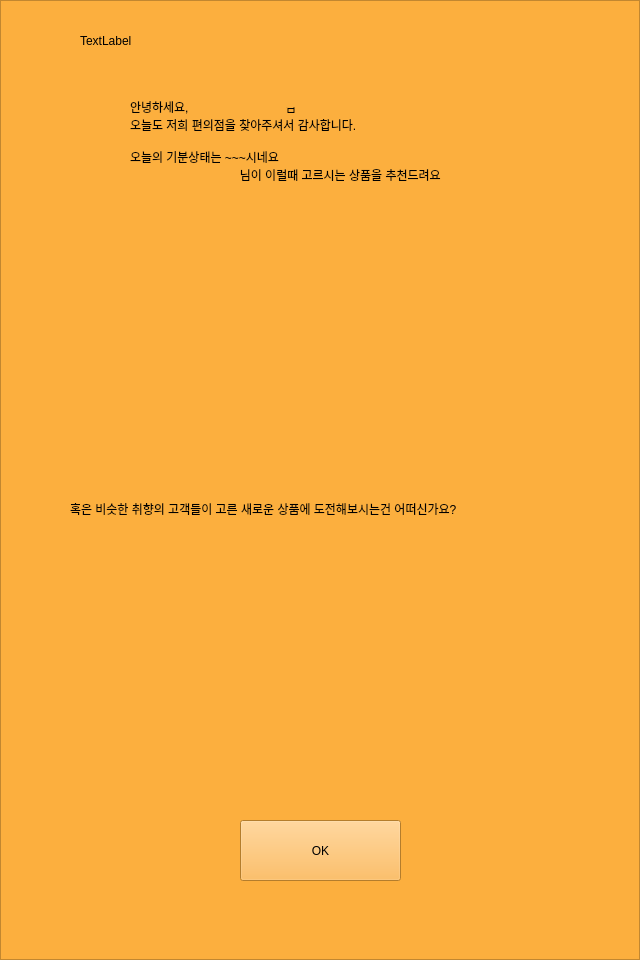
<?xml version="1.0" encoding="UTF-8"?>
<ui version="4.0">
 <class>RecommendationWindow</class>
 <widget class="QWidget" name="RecommendationWindow">
  <property name="geometry">
   <rect>
    <x>0</x>
    <y>0</y>
    <width>640</width>
    <height>960</height>
   </rect>
  </property>
  <property name="windowTitle">
   <string>Form</string>
  </property>
  <widget class="QFrame" name="frame">
   <property name="geometry">
    <rect>
     <x>0</x>
     <y>0</y>
     <width>640</width>
     <height>960</height>
    </rect>
   </property>
   <property name="styleSheet">
    <string notr="true">background-color: rgb(252, 175, 62);</string>
   </property>
   <property name="frameShape">
    <enum>QFrame::StyledPanel</enum>
   </property>
   <property name="frameShadow">
    <enum>QFrame::Raised</enum>
   </property>
   <widget class="ProductCard" name="card1" native="true">
    <property name="geometry">
     <rect>
      <x>90</x>
      <y>230</y>
      <width>200</width>
      <height>220</height>
     </rect>
    </property>
   </widget>
   <widget class="ProductCard" name="card2" native="true">
    <property name="geometry">
     <rect>
      <x>350</x>
      <y>230</y>
      <width>200</width>
      <height>220</height>
     </rect>
    </property>
   </widget>
   <widget class="ProductCard" name="card3" native="true">
    <property name="geometry">
     <rect>
      <x>90</x>
      <y>540</y>
      <width>200</width>
      <height>220</height>
     </rect>
    </property>
   </widget>
   <widget class="ProductCard" name="card4" native="true">
    <property name="geometry">
     <rect>
      <x>350</x>
      <y>540</y>
      <width>200</width>
      <height>220</height>
     </rect>
    </property>
   </widget>
   <widget class="QLabel" name="text_2">
    <property name="geometry">
     <rect>
      <x>70</x>
      <y>500</y>
      <width>491</width>
      <height>17</height>
     </rect>
    </property>
    <property name="text">
     <string>혹은 비슷한 취향의 고객들이 고른 새로운 상품에 도전해보시는건 어떠신가요?</string>
    </property>
   </widget>
   <widget class="QLabel" name="text_1">
    <property name="geometry">
     <rect>
      <x>130</x>
      <y>50</y>
      <width>341</width>
      <height>181</height>
     </rect>
    </property>
    <property name="text">
     <string>안녕하세요,                             님
오늘도 저희 편의점을 찾아주셔서 감사합니다.

오늘의 기분상태는 ~~~시네요 
                                 님이 이럴때 고르시는 상품을 추천드려요</string>
    </property>
   </widget>
   <widget class="QLabel" name="debugbox">
    <property name="geometry">
     <rect>
      <x>80</x>
      <y>30</y>
      <width>461</width>
      <height>21</height>
     </rect>
    </property>
    <property name="text">
     <string>TextLabel</string>
    </property>
   </widget>
   <widget class="QPushButton" name="okButton">
    <property name="geometry">
     <rect>
      <x>240</x>
      <y>820</y>
      <width>161</width>
      <height>61</height>
     </rect>
    </property>
    <property name="text">
     <string>OK</string>
    </property>
   </widget>
   <widget class="QLabel" name="cutomerIdBox_2">
    <property name="geometry">
     <rect>
      <x>140</x>
      <y>170</y>
      <width>91</width>
      <height>17</height>
     </rect>
    </property>
    <property name="text">
     <string/>
    </property>
   </widget>
   <widget class="QLabel" name="cutomerIdBox">
    <property name="geometry">
     <rect>
      <x>210</x>
      <y>90</y>
      <width>91</width>
      <height>17</height>
     </rect>
    </property>
    <property name="text">
     <string/>
    </property>
   </widget>
  </widget>
 </widget>
 <customwidgets>
  <customwidget>
   <class>ProductCard</class>
   <extends>QWidget</extends>
   <header>productcard.h</header>
   <container>1</container>
  </customwidget>
 </customwidgets>
 <resources/>
 <connections/>
</ui>
